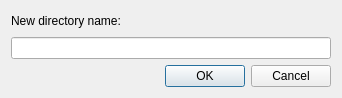
<?xml version="1.0" encoding="UTF-8"?>
<ui version="4.0">
 <class>mkdirprompt</class>
 <widget class="QDialog" name="mkdirprompt">
  <property name="geometry">
   <rect>
    <x>0</x>
    <y>0</y>
    <width>342</width>
    <height>88</height>
   </rect>
  </property>
  <property name="windowTitle">
   <string>New directory</string>
  </property>
  <layout class="QGridLayout" name="gridLayout_2">
   <item row="0" column="0">
    <layout class="QGridLayout" name="gridLayout">
     <item row="0" column="0">
      <widget class="QLabel" name="label">
       <property name="text">
        <string>New directory name:</string>
       </property>
      </widget>
     </item>
     <item row="0" column="1">
      <spacer name="horizontalSpacer">
       <property name="orientation">
        <enum>Qt::Horizontal</enum>
       </property>
       <property name="sizeHint" stdset="0">
        <size>
         <width>40</width>
         <height>20</height>
        </size>
       </property>
      </spacer>
     </item>
     <item row="1" column="0" colspan="2">
      <widget class="QLineEdit" name="newname_line"/>
     </item>
    </layout>
   </item>
   <item row="1" column="0">
    <widget class="QDialogButtonBox" name="buttonBox">
     <property name="orientation">
      <enum>Qt::Horizontal</enum>
     </property>
     <property name="standardButtons">
      <set>QDialogButtonBox::Cancel|QDialogButtonBox::Ok</set>
     </property>
    </widget>
   </item>
  </layout>
 </widget>
 <resources/>
 <connections>
  <connection>
   <sender>buttonBox</sender>
   <signal>accepted()</signal>
   <receiver>mkdirprompt</receiver>
   <slot>accept()</slot>
   <hints>
    <hint type="sourcelabel">
     <x>248</x>
     <y>254</y>
    </hint>
    <hint type="destinationlabel">
     <x>157</x>
     <y>274</y>
    </hint>
   </hints>
  </connection>
  <connection>
   <sender>buttonBox</sender>
   <signal>rejected()</signal>
   <receiver>mkdirprompt</receiver>
   <slot>reject()</slot>
   <hints>
    <hint type="sourcelabel">
     <x>316</x>
     <y>260</y>
    </hint>
    <hint type="destinationlabel">
     <x>286</x>
     <y>274</y>
    </hint>
   </hints>
  </connection>
 </connections>
</ui>
